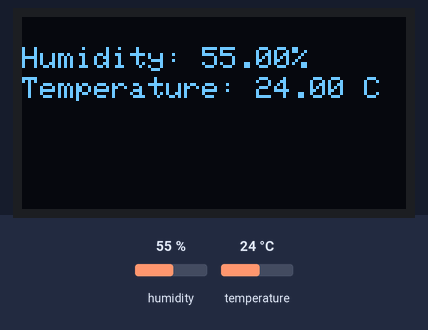
Bench run of a sketch on a simulated Arduino Uno, built with avr-gcc and run on an emulated ATmega328P. On the bench: 128×64 one-colour display. The inputs (shaded band) are chosen by the test bench; at power-on: humidity 55 %, temperature 24 °C.

Above: at 4.4 s.
4.5 s: humidity set to 22 %
At 9.0 s:
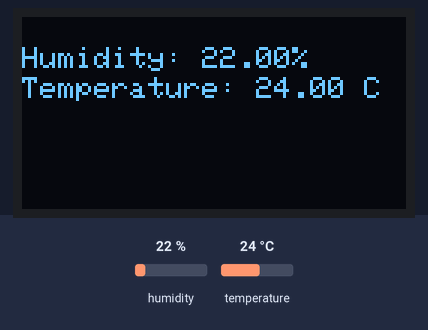
9.3 s: temperature set to 12 °C
At 11.2 s:
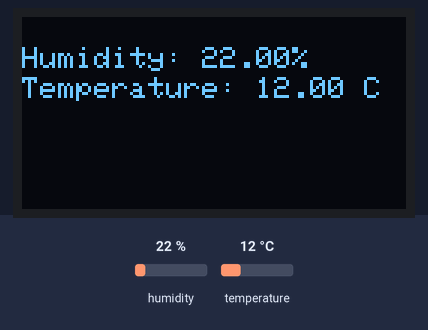
13.4 s: humidity set to 40 %
At 17.9 s:
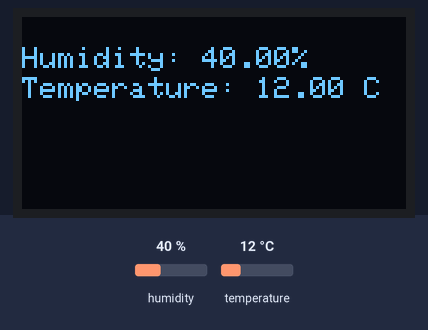
18.7 s: temperature set to 19 °C
Timing chart, 0 to 21.7 s (numbered marks = the images above; inputs shaded):
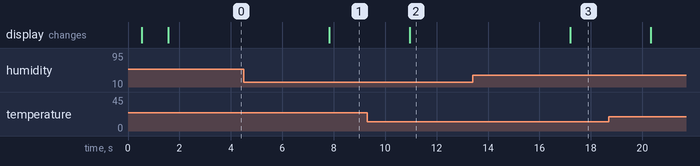

Measured:
- after the input at 4.5 s, the display: changes after 3.3 s (image 1)
- after the input at 9.3 s, the display: changes after 1.6 s (image 2)
- after the input at 13.4 s, the display: changes after 3.8 s (image 3)

The sketch:

______dht22.ino
```cpp
#include <DHT.h>
#include <Wire.h>
#include <Adafruit_GFX.h>
#include <Adafruit_SSD1306.h>

#define DHTTYPE DHT22   // DHT 22
#define SCREEN_WIDTH 128 // OLED display width, in pixels
#define SCREEN_HEIGHT 64 // OLED display height, in pixels

const int DHTPin = 2;
DHT dht(DHTPin, DHTTYPE);
Adafruit_SSD1306 display(SCREEN_WIDTH, SCREEN_HEIGHT, &Wire, -1);

void setup() {

}

void loop() {
  dht.begin();
  delay(500);
    float h = dht.readHumidity();
  float t = dht.readTemperature();
  display.begin(SSD1306_SWITCHCAPVCC, 0x3c); //สั่งให้จอ OLED เริ่มทำงานที่ Address 0x3C
  delay(1000);
  display.clearDisplay(); // ลบภาพในหน้าจอทั้งหมด
  display.setTextSize(1); // กำหนดขนาดตัวอักษร
  display.setTextColor(WHITE);
  display.setCursor(0,10); // กำหนดตำแหน่ง x,y ที่จะแสดงผล
  display.print("Humidity: ");
  display.print(h);
  display.println("%");
  display.setTextSize(1);
  display.setTextColor(WHITE);
  display.setCursor(0,20);
  display.print("Temperature: ");
  display.print(t);
  display.println((" C "));
  display.display();

  if (isnan(h) || isnan(t)) {
    display.println(F("Failed to read from DHT sensor!"));
    return;
  }
}
```
